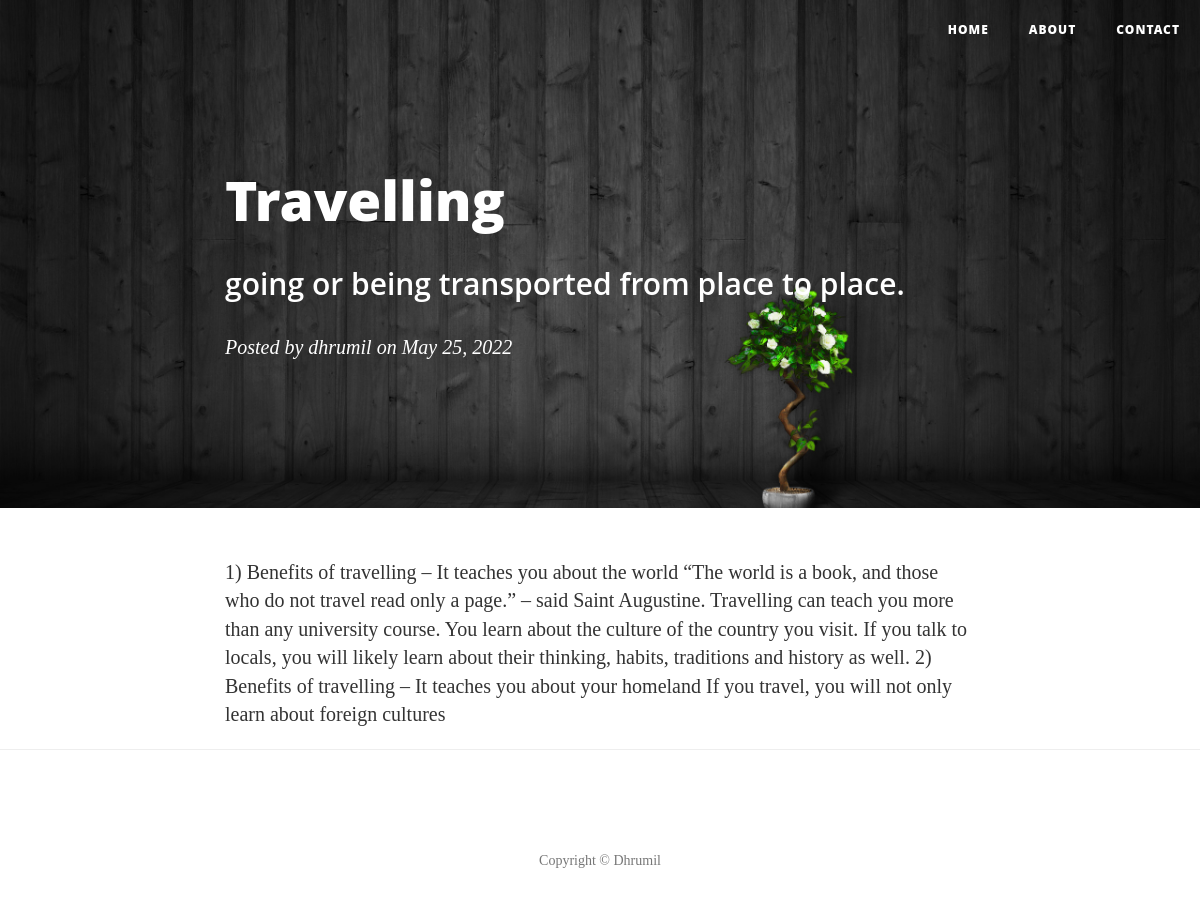
Page /article/12 on the committed database.
### blog/models.py (models this page shows, shortened)
class Post(models.Model):
    title = models.CharField(max_length=255)
    title_tag = models.CharField(max_length=255)
    author = models.ForeignKey(User, on_delete=models.CASCADE)
    body = RichTextField(blank=True,null=True)
    post_date = models.DateField(auto_now_add=True)

### blog/views.py (the view)
# urls.py: path('article/<int:pk>',ArticleDetailView.as_view(), name='article-detail'),
class ArticleDetailView(DetailView):
    model = Post
    template_name = 'post.html'

### templates/post.html (shortened to what this page needs)
{% load static %}
<!DOCTYPE html>
<html lang="en">
<head>
    <link href="{% static 'vendor/bootstrap/css/bootstrap.min.css' %}" rel="stylesheet">
    <link href="{% static 'css/clean-blog.min.css' %}" rel="stylesheet">
    <link href="{% static 'vendor/font-awesome/css/font-awesome.min.css' %}" rel="stylesheet" type="text/css">
</head>
<body>
    <nav class="navbar navbar-default navbar-custom navbar-fixed-top">
        <div class="container-fluid">
            <div class="collapse navbar-collapse" id="bs-example-navbar-collapse-1">
                <ul class="nav navbar-nav navbar-right">
                    <li>
                        <a href="{% url 'home' %}">Home</a>
                    </li>
                    <li>
                        <a href="{% url 'about' %}">About</a>
                    </li>
                    <li>
                        <a href="{% url 'contact' %}">Contact</a>
                    </li>
                </ul>
            </div>
        </div>
    </nav>
    <header class="intro-header" style="background-image: url('{% static 'img/post.jpg' %}')">
        <div class="container">
            <div class="row">
                <div class="col-lg-8 col-lg-offset-2 col-md-10 col-md-offset-1">
                    <div class="post-heading">
                        <h1>{{post.title}}</h1>
                        <h2 class="subheading"><p>{{post.title_tag}}</p></h2>
                        <span class="meta">Posted by <a href="#">{{post.author|safe}} on {{post.post_date}}</span>
                    </div>
                </div>
            </div>
        </div>
    </header>
    <article>
        <div class="container">
            <div class="row">
                <div class="col-lg-8 col-lg-offset-2 col-md-10 col-md-offset-1">
                    {{ post.body|safe }}
                </div>
            </div>
        </div>
    </article>
    <hr>
    <footer>
        <div class="container">
            <div class="row">
                <div class="col-lg-8 col-lg-offset-2 col-md-10 col-md-offset-1">
                    <p class="copyright text-muted">Copyright &copy; Dhrumil</p>
                </div>
            </div>
        </div>
    </footer>
</body>
</html>

### rows in the picture
Post: title "Travelling", title_tag "going or being transported from place to place.", author "dhrumil", post_date "May 25, 2022", body "1) Benefits of travelling – It teaches you about the world “The world is a book, and those who do not travel read only a page.” – said Saint Augustine. Travelling can teach you more than any university course. You learn about the culture of the country you visit. If you talk to locals, you will likely learn about their thinking, habits, traditions and history as well. 2) Benefits of travelling – It teaches you about your homeland If you travel, you will not only learn about foreign cultures"
